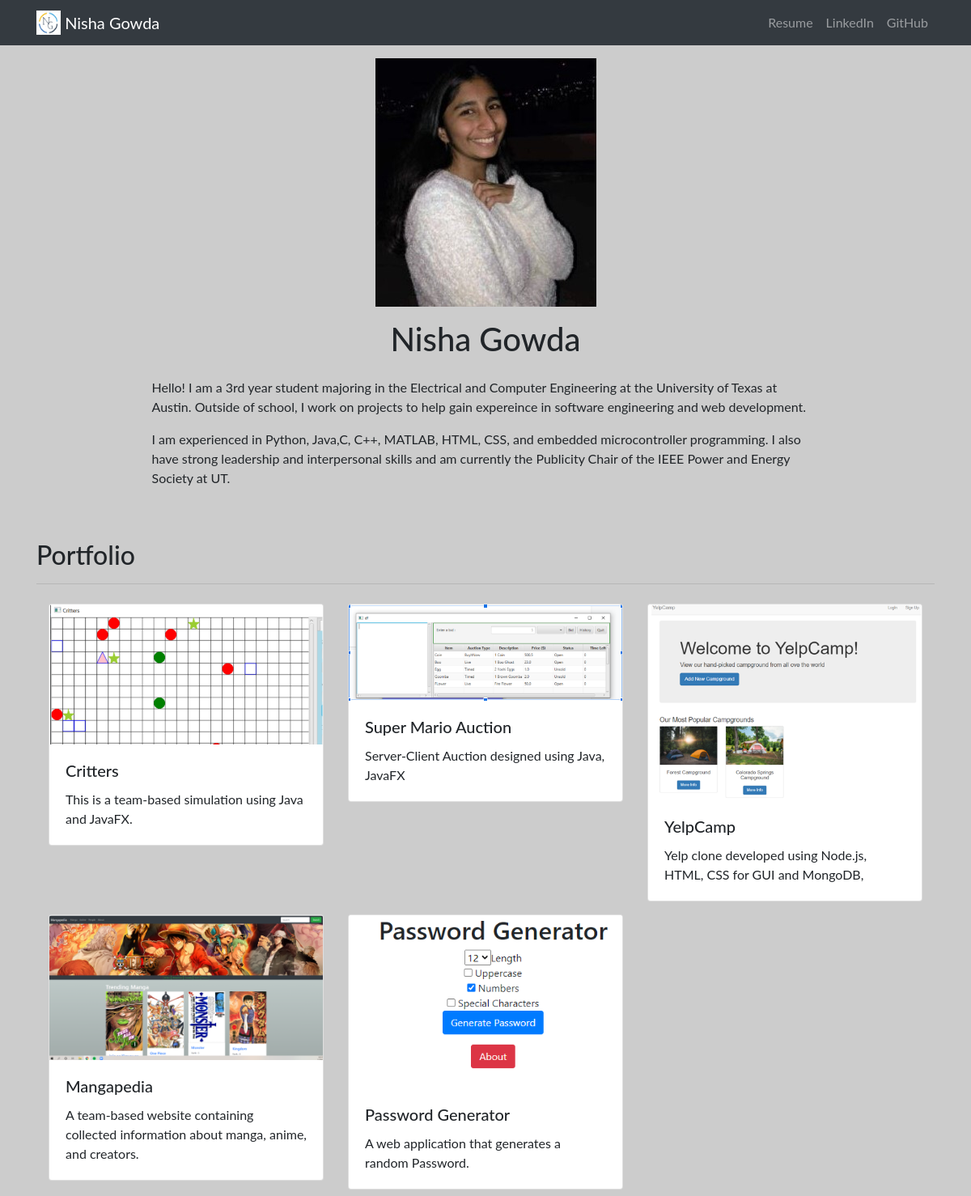
The page / on the database its author committed.
### portfolio/models.py (models this page shows, shortened)
class Project(models.Model):
    title = models.CharField(max_length=100)
    smalldescription = models.TextField()
    description = models.TextField()
    image= models.ImageField(upload_to= 'portfolio/images/')
    url = models.URLField(blank=True)

### portfolio/views.py (the view)
# urls.py: 2. Add a URL to urlpatterns:  path('', views.home, name='home')
def home(request):
    projects = Project.objects.all()
    return render(request,'portfolio/home.html', {'projects': projects})

### portfolio/templates/portfolio/home.html
{% extends 'portfolio/base.html' %}
{% load static %}
{% block content %}
<div class="row justify-content-center mt-3 ">
    <img src="{% static 'portfolio/personalpic.JPG' %}" class="img-fluid" >
  </div>
<div class="row justify-content-center my-3">
  <div class="col-md-9 text-center">
    <h1>Nisha Gowda</h1>
    </div>
  </div>
  <div class="row justify-content-center mb-3">
    <div class="col-md-9 ">
      <p>Hello! I am a 3rd year student majoring in the Electrical and Computer Engineering at the University of Texas at Austin. Outside of school, I work on projects to help gain expereince in software engineering and web development.<p>
        <p>I am experienced in Python, Java,C, C++, MATLAB, HTML, CSS, and embedded microcontroller programming. I also have strong leadership and interpersonal skills and am currently the Publicity Chair of the IEEE Power and Energy Society at UT. </p>
      </div>
    </div>
<h2 class="mt-5">Portfolio</h2>
<hr>
<div class="container">
  <div class="row">
  {% for project in projects %}
   <div class="col-lg-4 col-md-6 py-md-2">
    <div class="card" >
      <a href="{% url 'detail' project.id %}"><img src="{{ project.image.url}}" alt="" class="card-img-top"></a>
    <div class="card-body">
      <h5 class="card-title">{{project.title}}</h5>
      <p class="card-text">{{ project.smalldescription }}</p>
    </div>
  </div>
</div>
   {% endfor %}
   </div>
</div>
{% endblock %}

### portfolio/templates/portfolio/base.html (shortened to what this page needs)
 <!doctype html>
 {% load static %}
 <html lang="en">
   <head>
      <link rel="stylesheet" href="https://stackpath.bootstrapcdn.com/bootstrap/4.4.1/css/bootstrap.min.css">
      <link rel="stylesheet" href="{% static "portfolio/custom.css" %}">
    </head>
      <body>
          <nav id="topNav" class="navbar navbar-expand-md navbar-dark bg-dark";>
            <div class="container">
              <a class="navbar-brand" href="{% url 'home' %}">
                <img src="{% static "portfolio/logo.png" %}" width="30" height="30" class="d-inline-block align-top" alt="Nick's Logo">
                <span>Nisha Gowda</span>
              </a>
              <div class="collapse navbar-collapse text-center" id="navbarNav">
                <ul class="navbar-nav ml-auto">
                  <li class="nav-item">
                    <a class="nav-link" href="{% static "portfolio/Resume-2020.pdf" %}">Resume</a>
                  </li>
                  <li class="nav-item">
            <a class="nav-link" href="https://www.linkedin.com/in/nisha-gowda-a00637192/" target="_blank">LinkedIn</a>
            </li>
            <li class="nav-item">
            <a class="nav-link" href="https://github.com/NisGow" target="_blank">GitHub</a>
            </li>
          </ul>
        </div>
      </div>
    </nav>
    <div class="container">
   {% block content %}{% endblock %}
 </div>
   </body>
  </html>

### portfolio/static/portfolio/custom.css (style rules this page uses)
body { font-family: 'Lato', sans-serif; background-color: #cccccc; }

### rows shown on the page
Project: image (picture), title "Critters", smalldescription "This is a team-based simulation using Java and JavaFX."
Project: image (picture), title "Super Mario Auction", smalldescription "Server-Client Auction designed using Java, JavaFX"
Project: image (picture), title "YelpCamp", smalldescription "Yelp clone developed using Node.js, HTML, CSS for GUI and MongoDB,"
Project: image (picture), title "Mangapedia", smalldescription "A team-based website containing collected information about manga, anime, and creators."
Project: image (picture), title "Password Generator", smalldescription "A web application that generates a random Password."
